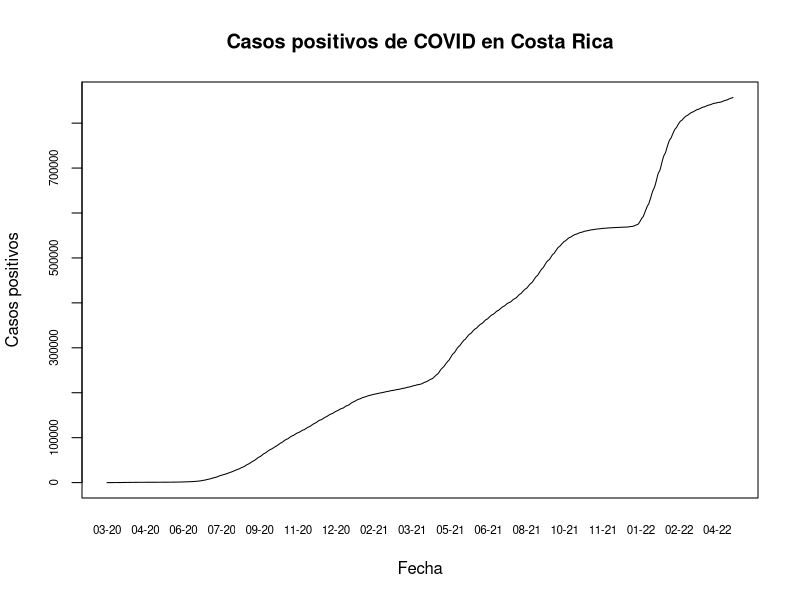

Reproduce this figure in R.
## ---- chunk 1
knitr::opts_chunk$set(echo = TRUE)
## ---- chunk 2
covid <- read.csv("05_03_22_CSV_GENERAL.csv", sep = ";")
## ---- chunk 3
covid$FECHA <- as.Date(covid$FECHA, format = "%d/%m/%Y")
## ---- chunk 4
options(scipen = 7)
## ---- chunk 5
# Gráfico de líneas
plot(
  covid$FECHA,
  covid$positivos,
  type = "l",
  xaxt = "n",
  yaxt = "n",
  main = "Casos positivos de COVID en Costa Rica",
  xlab = "Fecha",
  ylab = "Casos positivos"
)

# Formato del eje X
axis(side = 1,
     covid$FECHA,
     tick = FALSE,
     format(covid$FECHA, "%m-%y"),
     cex.axis = .7)

# Formato del eje Y
axis(
  side = 2,
  covid$positivos,
  labels = TRUE,  
  at = seq(0, 1000000, by = 100000),
  cex.axis = .7
)
